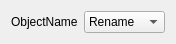
<?xml version="1.0" encoding="UTF-8"?>
<ui version="4.0">
 <class>Form</class>
 <widget class="QWidget" name="Form">
  <property name="geometry">
   <rect>
    <x>0</x>
    <y>0</y>
    <width>154</width>
    <height>38</height>
   </rect>
  </property>
  <property name="windowTitle">
   <string>Form</string>
  </property>
  <layout class="QHBoxLayout" name="horizontalLayout">
   <item>
    <widget class="QLabel" name="label_name">
     <property name="text">
      <string>ObjectName</string>
     </property>
    </widget>
   </item>
   <item>
    <widget class="QComboBox" name="functionsBox">
     <item>
      <property name="text">
       <string>Rename </string>
      </property>
     </item>
     <item>
      <property name="text">
       <string>Clone </string>
      </property>
     </item>
     <item>
      <property name="text">
       <string>Translate</string>
      </property>
     </item>
     <item>
      <property name="text">
       <string>Delete</string>
      </property>
     </item>
    </widget>
   </item>
  </layout>
 </widget>
 <resources/>
 <connections/>
</ui>
